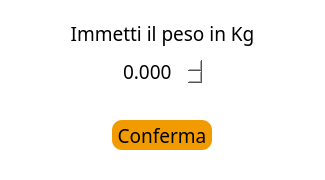
<?xml version="1.0" encoding="UTF-8"?>
<ui version="4.0">
 <class>Dialog</class>
 <widget class="QDialog" name="Dialog">
  <property name="geometry">
   <rect>
    <x>0</x>
    <y>0</y>
    <width>325</width>
    <height>180</height>
   </rect>
  </property>
  <property name="sizePolicy">
   <sizepolicy hsizetype="Expanding" vsizetype="Expanding">
    <horstretch>0</horstretch>
    <verstretch>0</verstretch>
   </sizepolicy>
  </property>
  <property name="minimumSize">
   <size>
    <width>325</width>
    <height>180</height>
   </size>
  </property>
  <property name="maximumSize">
   <size>
    <width>325</width>
    <height>180</height>
   </size>
  </property>
  <property name="font">
   <font>
    <family>Tiro Kannada</family>
   </font>
  </property>
  <property name="windowTitle">
   <string>Dialog</string>
  </property>
  <property name="styleSheet">
   <string notr="true">background-color: rgb(255, 255, 255);
color:black;
border:none;</string>
  </property>
  <layout class="QVBoxLayout" name="verticalLayout">
   <item>
    <widget class="QFrame" name="frame">
     <property name="sizePolicy">
      <sizepolicy hsizetype="Expanding" vsizetype="Expanding">
       <horstretch>0</horstretch>
       <verstretch>0</verstretch>
      </sizepolicy>
     </property>
     <property name="frameShape">
      <enum>QFrame::StyledPanel</enum>
     </property>
     <property name="frameShadow">
      <enum>QFrame::Raised</enum>
     </property>
     <layout class="QVBoxLayout" name="verticalLayout_2">
      <property name="spacing">
       <number>10</number>
      </property>
      <item>
       <widget class="QLabel" name="label">
        <property name="maximumSize">
         <size>
          <width>16777215</width>
          <height>50</height>
         </size>
        </property>
        <property name="font">
         <font>
          <family>Tiro Kannada</family>
          <pointsize>14</pointsize>
         </font>
        </property>
        <property name="text">
         <string>Immetti il peso in Kg</string>
        </property>
        <property name="alignment">
         <set>Qt::AlignCenter</set>
        </property>
       </widget>
      </item>
      <item alignment="Qt::AlignHCenter">
       <widget class="QDoubleSpinBox" name="selettore_peso">
        <property name="font">
         <font>
          <family>Tiro Kannada</family>
          <pointsize>14</pointsize>
         </font>
        </property>
        <property name="decimals">
         <number>3</number>
        </property>
        <property name="singleStep">
         <double>0.125000000000000</double>
        </property>
       </widget>
      </item>
     </layout>
    </widget>
   </item>
   <item>
    <widget class="QFrame" name="frame_2">
     <property name="sizePolicy">
      <sizepolicy hsizetype="Expanding" vsizetype="Expanding">
       <horstretch>0</horstretch>
       <verstretch>0</verstretch>
      </sizepolicy>
     </property>
     <property name="frameShape">
      <enum>QFrame::StyledPanel</enum>
     </property>
     <property name="frameShadow">
      <enum>QFrame::Raised</enum>
     </property>
     <layout class="QHBoxLayout" name="horizontalLayout">
      <item alignment="Qt::AlignHCenter">
       <widget class="QPushButton" name="finisci_button">
        <property name="minimumSize">
         <size>
          <width>100</width>
          <height>30</height>
         </size>
        </property>
        <property name="font">
         <font>
          <family>Tiro Kannada</family>
          <pointsize>14</pointsize>
         </font>
        </property>
        <property name="cursor">
         <cursorShape>PointingHandCursor</cursorShape>
        </property>
        <property name="styleSheet">
         <string notr="true">QPushButton{
   
	background-color: rgb(242, 155, 0);
     border:none;
     
	color: rgb(0, 0, 0);
     border-radius:10px;
   
}</string>
        </property>
        <property name="text">
         <string>Conferma</string>
        </property>
       </widget>
      </item>
     </layout>
    </widget>
   </item>
  </layout>
 </widget>
 <resources/>
 <connections/>
</ui>
